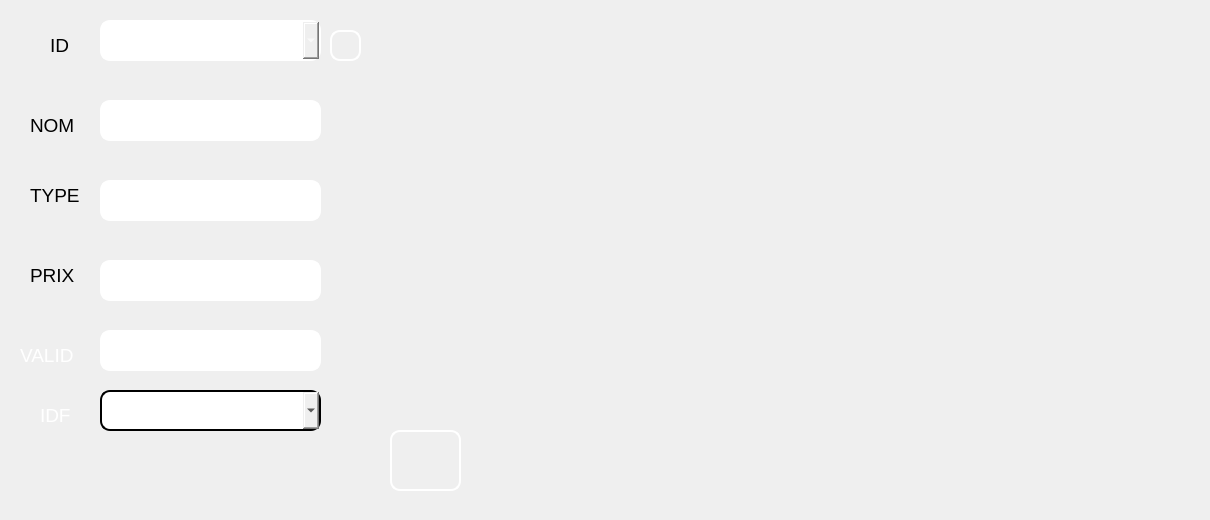
      <widget class="QWidget" name="tab_11">
       <attribute name="title">
        <string>Modifier</string>
       </attribute>
       <widget class="QLineEdit" name="lineEdit_valid_n2_2">
        <property name="geometry">
         <rect>
          <x>100</x>
          <y>330</y>
          <width>221</width>
          <height>41</height>
         </rect>
        </property>
        <property name="styleSheet">
         <string notr="true">border-style: solid;
border-color: white;
border-width: 2px;
border-radius: 10px;
color: rgb(255, 255, 255);</string>
        </property>
       </widget>
       <widget class="QLineEdit" name="lineEdit_prix_n2_2">
        <property name="geometry">
         <rect>
          <x>100</x>
          <y>260</y>
          <width>221</width>
          <height>41</height>
         </rect>
        </property>
        <property name="styleSheet">
         <string notr="true">border-style: solid;
border-color: white;
border-width: 2px;
border-radius: 10px;
color: rgb(255, 255, 255);</string>
        </property>
       </widget>
       <widget class="QLineEdit" name="lineEdit_nom_n2_2">
        <property name="geometry">
         <rect>
          <x>100</x>
          <y>100</y>
          <width>221</width>
          <height>41</height>
         </rect>
        </property>
        <property name="styleSheet">
         <string notr="true">border-style: solid;
border-color: white;
border-width: 2px;
border-radius: 10px;
color: rgb(255, 255, 255);</string>
        </property>
       </widget>
       <widget class="QLineEdit" name="lineEdit_type_n2_2">
        <property name="geometry">
         <rect>
          <x>100</x>
          <y>180</y>
          <width>221</width>
          <height>41</height>
         </rect>
        </property>
        <property name="styleSheet">
         <string notr="true">border-style: solid;
border-color: white;
border-width: 2px;
border-radius: 10px;
color: rgb(255, 255, 255);</string>
        </property>
       </widget>
       <widget class="QPushButton" name="pb_modifier_nourriture">
        <property name="geometry">
         <rect>
          <x>390</x>
          <y>430</y>
          <width>71</width>
          <height>61</height>
         </rect>
        </property>
        <property name="styleSheet">
         <string notr="true">border-style: solid;
border-color: white;
border-width: 2px;
border-radius: 10px;
color: rgb(255, 255, 255);
background-image: url(:/img/img/illustration-refresh-icon_53876-5630.jpg);
</string>
        </property>
        <property name="text">
         <string/>
        </property>
       </widget>
       <widget class="QComboBox" name="comboBox_3">
        <property name="geometry">
         <rect>
          <x>100</x>
          <y>20</y>
          <width>221</width>
          <height>41</height>
         </rect>
        </property>
        <property name="styleSheet">
         <string notr="true">border-style: solid;
border-color: white;
border-width: 2px;
border-radius: 10px;
color: rgb(255, 255, 255);</string>
        </property>
       </widget>
       <widget class="QPushButton" name="pb_confirmer_nourr">
        <property name="geometry">
         <rect>
          <x>330</x>
          <y>30</y>
          <width>31</width>
          <height>31</height>
         </rect>
        </property>
        <property name="styleSheet">
         <string notr="true">background-image: url(:/img/img/GreenCheck.jpg);
border-style: solid;
border-color: white;
border-width: 2px;
border-radius: 10px;
color: rgb(255, 255, 255);</string>
        </property>
        <property name="text">
         <string/>
        </property>
       </widget>
       <widget class="QComboBox" name="comboBox_fournisseur1">
        <property name="geometry">
         <rect>
          <x>100</x>
          <y>390</y>
          <width>221</width>
          <height>41</height>
         </rect>
        </property>
        <property name="styleSheet">
         <string notr="true">border-style:solid;
bordor-color:white;
border-width:2px;
border-radius:10px;
color:rjb(255,255,255);</string>
        </property>
       </widget>
       <widget class="QLabel" name="label_48">
        <property name="enabled">
         <bool>false</bool>
        </property>
        <property name="geometry">
         <rect>
          <x>20</x>
          <y>340</y>
          <width>71</width>
          <height>31</height>
         </rect>
        </property>
        <property name="maximumSize">
         <size>
          <width>94</width>
          <height>76</height>
         </size>
        </property>
        <property name="font">
         <font>
          <family>MS Shell Dlg 2</family>
          <pointsize>11</pointsize>
          <weight>50</weight>
          <italic>false</italic>
          <bold>false</bold>
         </font>
        </property>
        <property name="toolTip">
         <string>&lt;html&gt;&lt;head/&gt;&lt;body&gt;&lt;p&gt;ID&lt;/p&gt;&lt;/body&gt;&lt;/html&gt;</string>
        </property>
        <property name="styleSheet">
         <string notr="true">background-image: url(:/img/img/585e4adacb11b227491c3392.png);

color: rgb(255,255,255);
</string>
        </property>
        <property name="text">
         <string>&lt;html&gt;&lt;head/&gt;&lt;body&gt;&lt;p&gt;&lt;span style=&quot; font-size:14pt;&quot;&gt;VALID&lt;/span&gt;&lt;/p&gt;&lt;/body&gt;&lt;/html&gt;</string>
        </property>
        <property name="wordWrap">
         <bool>false</bool>
        </property>
       </widget>
       <widget class="QLabel" name="label_24">
        <property name="enabled">
         <bool>false</bool>
        </property>
        <property name="geometry">
         <rect>
          <x>30</x>
          <y>110</y>
          <width>51</width>
          <height>31</height>
         </rect>
        </property>
        <property name="maximumSize">
         <size>
          <width>94</width>
          <height>76</height>
         </size>
        </property>
        <property name="font">
         <font>
          <family>MS Shell Dlg 2</family>
          <pointsize>11</pointsize>
          <weight>50</weight>
          <italic>false</italic>
          <bold>false</bold>
         </font>
        </property>
        <property name="toolTip">
         <string>&lt;html&gt;&lt;head/&gt;&lt;body&gt;&lt;p&gt;ID&lt;/p&gt;&lt;/body&gt;&lt;/html&gt;</string>
        </property>
        <property name="styleSheet">
         <string notr="true">background-image: url(:/img/img/585e4adacb11b227491c3392.png);

color: rgb(0, 0, 0);
</string>
        </property>
        <property name="text">
         <string>&lt;html&gt;&lt;head/&gt;&lt;body&gt;&lt;p&gt;&lt;span style=&quot; font-size:14pt;&quot;&gt;NOM&lt;/span&gt;&lt;/p&gt;&lt;/body&gt;&lt;/html&gt;</string>
        </property>
        <property name="wordWrap">
         <bool>false</bool>
        </property>
       </widget>
       <widget class="QLabel" name="label_21">
        <property name="enabled">
         <bool>false</bool>
        </property>
        <property name="geometry">
         <rect>
          <x>40</x>
          <y>400</y>
          <width>41</width>
          <height>31</height>
         </rect>
        </property>
        <property name="maximumSize">
         <size>
          <width>94</width>
          <height>76</height>
         </size>
        </property>
        <property name="font">
         <font>
          <family>MS Shell Dlg 2</family>
          <pointsize>11</pointsize>
          <weight>50</weight>
          <italic>false</italic>
          <bold>false</bold>
         </font>
        </property>
        <property name="toolTip">
         <string>&lt;html&gt;&lt;head/&gt;&lt;body&gt;&lt;p&gt;ID&lt;/p&gt;&lt;/body&gt;&lt;/html&gt;</string>
        </property>
        <property name="styleSheet">
         <string notr="true">background-image: url(:/img/img/585e4adacb11b227491c3392.png);

color: rgb(255,255,255);
</string>
        </property>
        <property name="text">
         <string>&lt;html&gt;&lt;head/&gt;&lt;body&gt;&lt;p&gt;&lt;span style=&quot; font-size:14pt;&quot;&gt;IDF&lt;/span&gt;&lt;/p&gt;&lt;/body&gt;&lt;/html&gt;</string>
        </property>
        <property name="wordWrap">
         <bool>false</bool>
        </property>
       </widget>
       <widget class="QLabel" name="label_49">
        <property name="enabled">
         <bool>false</bool>
        </property>
        <property name="geometry">
         <rect>
          <x>30</x>
          <y>180</y>
          <width>51</width>
          <height>31</height>
         </rect>
        </property>
        <property name="maximumSize">
         <size>
          <width>94</width>
          <height>76</height>
         </size>
        </property>
        <property name="font">
         <font>
          <family>MS Shell Dlg 2</family>
          <pointsize>11</pointsize>
          <weight>50</weight>
          <italic>false</italic>
          <bold>false</bold>
         </font>
        </property>
        <property name="toolTip">
         <string>&lt;html&gt;&lt;head/&gt;&lt;body&gt;&lt;p&gt;ID&lt;/p&gt;&lt;/body&gt;&lt;/html&gt;</string>
        </property>
        <property name="styleSheet">
         <string notr="true">background-image: url(:/img/img/585e4adacb11b227491c3392.png);

color: rgb(0, 0, 0);
</string>
        </property>
        <property name="text">
         <string>&lt;html&gt;&lt;head/&gt;&lt;body&gt;&lt;p&gt;&lt;span style=&quot; font-size:14pt;&quot;&gt;TYPE&lt;/span&gt;&lt;/p&gt;&lt;/body&gt;&lt;/html&gt;</string>
        </property>
        <property name="wordWrap">
         <bool>false</bool>
        </property>
       </widget>
       <widget class="QLabel" name="label_25">
        <property name="enabled">
         <bool>false</bool>
        </property>
        <property name="geometry">
         <rect>
          <x>50</x>
          <y>30</y>
          <width>31</width>
          <height>31</height>
         </rect>
        </property>
        <property name="maximumSize">
         <size>
          <width>94</width>
          <height>76</height>
         </size>
        </property>
        <property name="font">
         <font>
          <family>MS Shell Dlg 2</family>
          <pointsize>11</pointsize>
          <weight>50</weight>
          <italic>false</italic>
          <bold>false</bold>
         </font>
        </property>
        <property name="toolTip">
         <string>&lt;html&gt;&lt;head/&gt;&lt;body&gt;&lt;p&gt;ID&lt;/p&gt;&lt;/body&gt;&lt;/html&gt;</string>
        </property>
        <property name="styleSheet">
         <string notr="true">background-image: url(:/img/img/585e4adacb11b227491c3392.png);

color: rgb(0, 0, 0);
</string>
        </property>
        <property name="text">
         <string>&lt;html&gt;&lt;head/&gt;&lt;body&gt;&lt;p&gt;&lt;span style=&quot; font-size:14pt;&quot;&gt;ID&lt;/span&gt;&lt;/p&gt;&lt;/body&gt;&lt;/html&gt;</string>
        </property>
        <property name="wordWrap">
         <bool>false</bool>
        </property>
       </widget>
       <widget class="QLabel" name="label_50">
        <property name="enabled">
         <bool>false</bool>
        </property>
        <property name="geometry">
         <rect>
          <x>30</x>
          <y>260</y>
          <width>51</width>
          <height>31</height>
         </rect>
        </property>
        <property name="maximumSize">
         <size>
          <width>94</width>
          <height>76</height>
         </size>
        </property>
        <property name="font">
         <font>
          <family>MS Shell Dlg 2</family>
          <pointsize>11</pointsize>
          <weight>50</weight>
          <italic>false</italic>
          <bold>false</bold>
         </font>
        </property>
        <property name="toolTip">
         <string>&lt;html&gt;&lt;head/&gt;&lt;body&gt;&lt;p&gt;ID&lt;/p&gt;&lt;/body&gt;&lt;/html&gt;</string>
        </property>
        <property name="styleSheet">
         <string notr="true">background-image: url(:/img/img/585e4adacb11b227491c3392.png);

color: rgb(0, 0, 0);
</string>
        </property>
        <property name="text">
         <string>&lt;html&gt;&lt;head/&gt;&lt;body&gt;&lt;p&gt;&lt;span style=&quot; font-size:14pt;&quot;&gt;PRIX&lt;/span&gt;&lt;/p&gt;&lt;/body&gt;&lt;/html&gt;</string>
        </property>
        <property name="wordWrap">
         <bool>false</bool>
        </property>
       </widget>
       <widget class="QLabel" name="label_19">
        <property name="geometry">
         <rect>
          <x>1080</x>
          <y>390</y>
          <width>121</width>
          <height>121</height>
         </rect>
        </property>
        <property name="styleSheet">
         <string notr="true">background-image: url(:/img/img/1024px-Volkswagen_Logo_till_1995.svg.png);</string>
        </property>
        <property name="text">
         <string/>
        </property>
       </widget>
      </widget>
